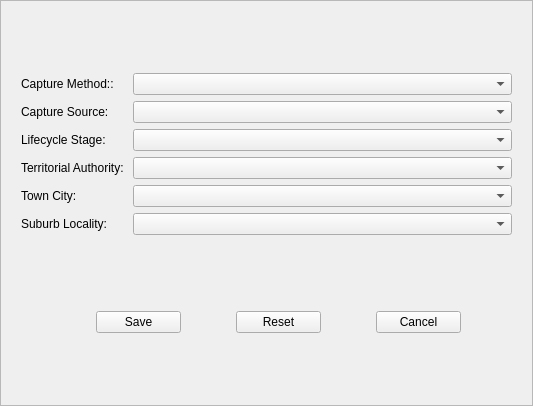
<?xml version="1.0" encoding="UTF-8"?>
<ui version="4.0">
 <class>AddNewOutline</class>
 <widget class="QFrame" name="AddNewOutline">
  <property name="geometry">
   <rect>
    <x>0</x>
    <y>0</y>
    <width>533</width>
    <height>406</height>
   </rect>
  </property>
  <property name="windowTitle">
   <string>Frame</string>
  </property>
  <property name="frameShape">
   <enum>QFrame::StyledPanel</enum>
  </property>
  <property name="frameShadow">
   <enum>QFrame::Raised</enum>
  </property>
  <layout class="QFormLayout" name="formLayout_2">
   <item row="1" column="0" colspan="2">
    <widget class="QWidget" name="widget_2" native="true">
     <layout class="QFormLayout" name="formLayout">
      <item row="0" column="0">
       <widget class="QLabel" name="l_capture_method">
        <property name="text">
         <string>Capture Method::</string>
        </property>
       </widget>
      </item>
      <item row="0" column="1">
       <widget class="QComboBox" name="cmb_capture_method"/>
      </item>
      <item row="1" column="0">
       <widget class="QLabel" name="l_capture_source">
        <property name="text">
         <string>Capture Source:</string>
        </property>
       </widget>
      </item>
      <item row="1" column="1">
       <widget class="QComboBox" name="cmb_capture_source"/>
      </item>
      <item row="2" column="0">
       <widget class="QLabel" name="l_lifecycle_stage">
        <property name="text">
         <string>Lifecycle Stage:</string>
        </property>
       </widget>
      </item>
      <item row="2" column="1">
       <widget class="QComboBox" name="cmb_lifecycle_stage"/>
      </item>
      <item row="5" column="0">
       <widget class="QLabel" name="lb_suburb">
        <property name="text">
         <string>Suburb Locality:</string>
        </property>
       </widget>
      </item>
      <item row="5" column="1">
       <widget class="QComboBox" name="cmb_suburb"/>
      </item>
      <item row="3" column="0">
       <widget class="QLabel" name="lb_ta">
        <property name="text">
         <string>Territorial Authority: </string>
        </property>
       </widget>
      </item>
      <item row="3" column="1">
       <widget class="QComboBox" name="cmb_ta"/>
      </item>
      <item row="4" column="0">
       <widget class="QLabel" name="lb_town">
        <property name="text">
         <string>Town City:</string>
        </property>
       </widget>
      </item>
      <item row="4" column="1">
       <widget class="QComboBox" name="cmb_town"/>
      </item>
     </layout>
    </widget>
   </item>
   <item row="3" column="1">
    <widget class="QWidget" name="widget" native="true">
     <layout class="QHBoxLayout" name="horizontalLayout">
      <item>
       <widget class="QPushButton" name="btn_save">
        <property name="maximumSize">
         <size>
          <width>85</width>
          <height>27</height>
         </size>
        </property>
        <property name="text">
         <string>Save</string>
        </property>
       </widget>
      </item>
      <item>
       <widget class="QPushButton" name="btn_reset">
        <property name="maximumSize">
         <size>
          <width>85</width>
          <height>27</height>
         </size>
        </property>
        <property name="text">
         <string>Reset</string>
        </property>
       </widget>
      </item>
      <item>
       <widget class="QPushButton" name="btn_cancel">
        <property name="maximumSize">
         <size>
          <width>85</width>
          <height>27</height>
         </size>
        </property>
        <property name="text">
         <string>Cancel</string>
        </property>
       </widget>
      </item>
     </layout>
     <zorder>fcb_ta</zorder>
     <zorder>fcb_suburb</zorder>
     <zorder>l_capture_method</zorder>
     <zorder>l_lifecycle_stage</zorder>
     <zorder>lb_ta</zorder>
     <zorder>cmb_lifecycle_stage</zorder>
     <zorder>lb_town</zorder>
     <zorder>fcb_town</zorder>
     <zorder>l_capture_source</zorder>
     <zorder>cmb_capture_method</zorder>
     <zorder>lb_suburb</zorder>
     <zorder>cmb_capture_source</zorder>
     <zorder>btn_reset</zorder>
     <zorder>btn_save</zorder>
     <zorder>btn_cancel</zorder>
    </widget>
   </item>
   <item row="2" column="1">
    <spacer name="verticalSpacer">
     <property name="orientation">
      <enum>Qt::Vertical</enum>
     </property>
     <property name="sizeHint" stdset="0">
      <size>
       <width>20</width>
       <height>40</height>
      </size>
     </property>
    </spacer>
   </item>
   <item row="0" column="0">
    <spacer name="verticalSpacer_2">
     <property name="orientation">
      <enum>Qt::Vertical</enum>
     </property>
     <property name="sizeHint" stdset="0">
      <size>
       <width>20</width>
       <height>40</height>
      </size>
     </property>
    </spacer>
   </item>
   <item row="4" column="1">
    <spacer name="verticalSpacer_3">
     <property name="orientation">
      <enum>Qt::Vertical</enum>
     </property>
     <property name="sizeHint" stdset="0">
      <size>
       <width>20</width>
       <height>40</height>
      </size>
     </property>
    </spacer>
   </item>
  </layout>
 </widget>
 <resources/>
 <connections/>
</ui>
